Frame 1 (no input): blank canvas, image omitted
Frame 60 (no input): blank canvas, image omitted
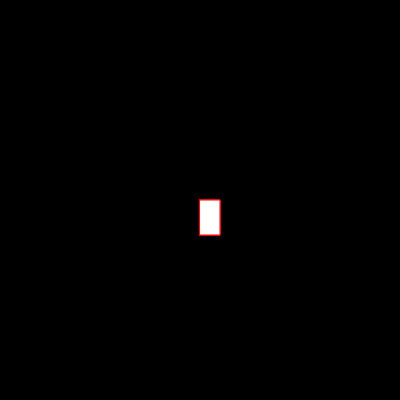
Frame 120 (the mouse pressed at the canvas centre since frame 60)

The p5.js sketch whose frames 1 and 60 were blank and that drew this single picture after the mouse press (run headless with seeded random() and noise() and a simulated clock; from frame 60 on, the mouse is pressed at the canvas centre):

// p5.js sketch
// ── sketch.js
function setup() {
  createCanvas(400, 400);
  background("black")
}

function draw() {
  stroke("red");
  fill("white");
  
  
  if (mouseIsPressed) {
    rect(mouseX, mouseY, 20, 35);
  }
}
